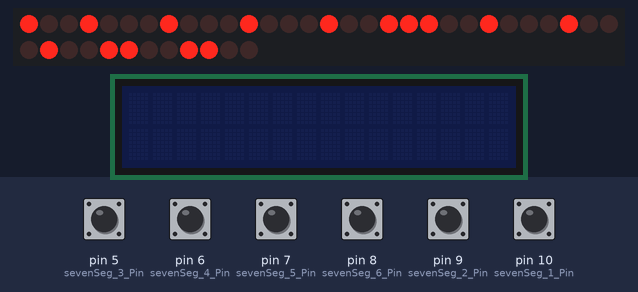
A sketch run on a simulated Arduino Uno, built with avr-gcc and run on an emulated ATmega328P. On the bench: 42 shift-register outputs drawn as a row of LEDs (first output left, lit = HIGH), 16×2 character LCD. Wiring (inferred from the signals the program sends): character LCD (HD44780): RS Q34; E Q1; data Q3, Q4, Q5, Q6; row of LEDs: on Q0, Q2, Q7, Q8, Q9, Q10, Q11, Q12, Q13, Q14, Q15, Q16, Q17, Q18, Q19, Q20, Q21, Q22, Q23, Q24, Q25, Q26, Q27, Q28, Q29, Q30, Q31, Q32, Q33, Q35, Q36, Q37, Q38, Q39, Q40, Q41, Q42, Q43, Q44, Q45, Q46, Q47. Wiring (inferred from the names in the program): 6 × shift register (74HC595): data pin 2; shift clock pin 3; latch pin 4. The inputs (shaded band) are chosen by the test bench; at power-on: pin 5 (sevenSeg_3_Pin), pin 6 (sevenSeg_4_Pin), pin 7 (sevenSeg_5_Pin), pin 8 (sevenSeg_6_Pin), pin 9 (sevenSeg_2_Pin), pin 10 (sevenSeg_1_Pin) HIGH. The character LCD is taken to start in 4-bit mode; what the sketch prints to the serial monitor is not drawn.

Above: at 1.2 s.
1.3 s: pin 5 (sevenSeg_3_Pin) pulled LOW for 0.15 s
At 2.1 s:
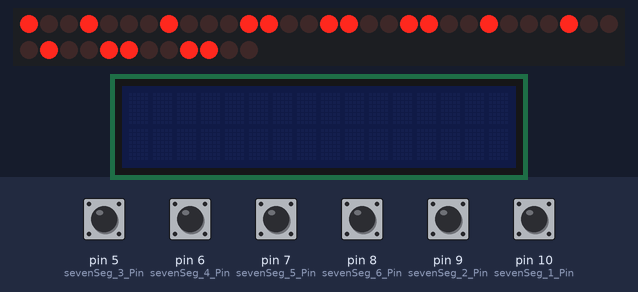
2.9 s: pin 6 (sevenSeg_4_Pin) pulled LOW for 0.15 s
At 3.3 s:
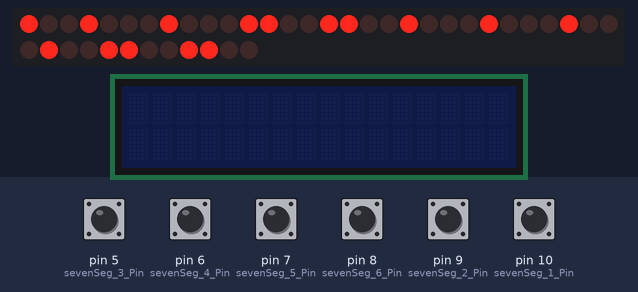
4.5 s: pin 7 (sevenSeg_5_Pin) pulled LOW for 0.15 s
At 5.7 s:
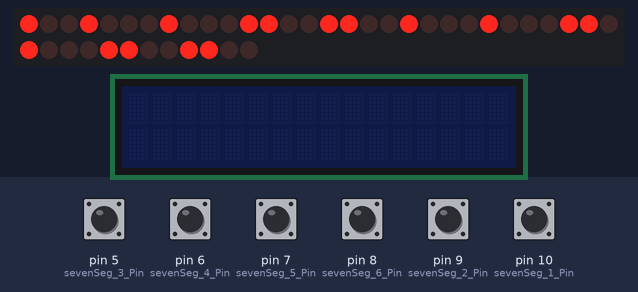
6.1 s: pin 8 (sevenSeg_6_Pin) pulled LOW for 0.15 s
At 6.9 s:
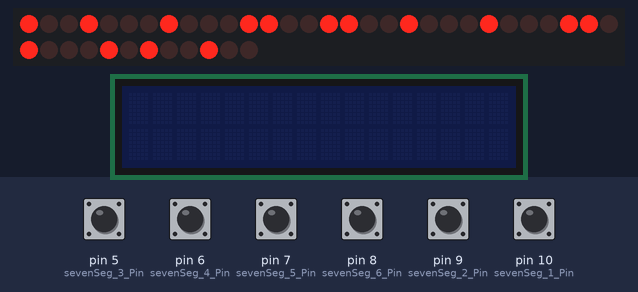
7.7 s: pin 9 (sevenSeg_2_Pin) pulled LOW for 0.15 s
At 8.1 s:
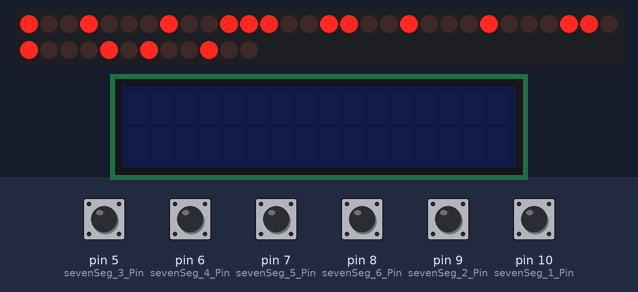
9.3 s: pin 10 (sevenSeg_1_Pin) pulled LOW for 0.15 s
At 10.6 s:
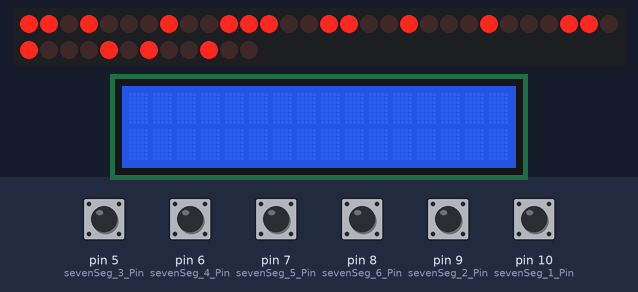
Timing chart, 0 to 11.9 s (numbered marks = the images above; inputs shaded):
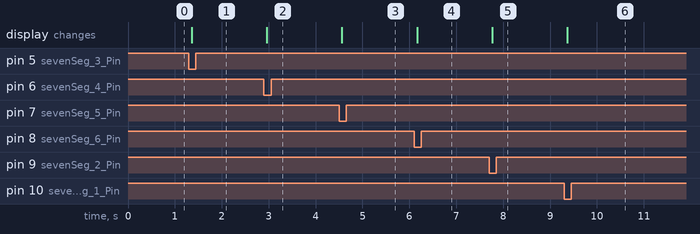

The sketch:

S4HANA_Shift.ino
```cpp
enum BoardState {
  GETTING_ANSWER, // 0
  FLASHING_ANSWER, // 1
  SHOWING_CODE // 2
};

BoardState currentState;

const int SER_Pin = 2;   //pin 14 on the 75HC595
const int SRCLK_Pin = 3; //pin 11 on the 75HC595
const int RCLK_Pin = 4;  //pin 12 on the 75HC595

const int sevenSeg_6_Pin = 8;
const int sevenSeg_5_Pin = 7;
const int sevenSeg_4_Pin = 6;
const int sevenSeg_3_Pin = 5;
const int sevenSeg_2_Pin = 9;
const int sevenSeg_1_Pin = 10;

const int lcdPins[6] = { sevenSeg_1_Pin, sevenSeg_2_Pin, sevenSeg_3_Pin, sevenSeg_4_Pin, sevenSeg_5_Pin, sevenSeg_6_Pin };

// My 7-segment LEDs go by:
// dp,a,b,c,d,e,f,g

const int letterS[8] = {1,0,1,0,0,1,0,0};
const int letterH[8] = {1,1,0,0,1,0,0,0};
const int letterA[8] = {1,0,0,0,1,0,0,0};
const int letterN[8] = {1,0,0,0,1,0,0,1};
const int smallLetterN[8] = {1,1,1,0,1,0,1,0};
const int number1[8] = {1,1,0,0,1,1,1,1};
const int number2[8] = {1,0,0,1,0,0,1,0};
const int number3[8] = {1,0,0,0,0,1,1,0};
const int number4[8] = {1,1,0,0,1,1,0,0};
const int number5[8] = {1,0,1,0,0,1,0,0};
const int number6[8] = {1,0,1,0,0,0,0,0};
const int number7[8] = {1,0,0,0,1,1,1,1};
const int number8[8] = {1,0,0,0,0,0,0,0};
const int number9[8] = {1,0,0,0,1,1,0,0};
const int number0[8] = {1,0,0,0,0,0,0,1};

const char* sevenSegCharacters= "SHAN4";
int sevenSegPosition[6] = {4,2,3,1,0,4};

//How many of the shift registers - change this
#define number_of_74hc595s 6

//do not touch
#define numOfRegisterPins number_of_74hc595s * 8

boolean registers[numOfRegisterPins];

void setup(){
  Serial.begin(9600);
  pinMode(SER_Pin, OUTPUT);
  pinMode(RCLK_Pin, OUTPUT);
  pinMode(SRCLK_Pin, OUTPUT);

  pinMode(sevenSeg_1_Pin, INPUT_PULLUP);
  pinMode(sevenSeg_2_Pin, INPUT_PULLUP);
  pinMode(sevenSeg_3_Pin, INPUT_PULLUP);
  pinMode(sevenSeg_4_Pin, INPUT_PULLUP);
  pinMode(sevenSeg_5_Pin, INPUT_PULLUP);
  pinMode(sevenSeg_6_Pin, INPUT_PULLUP);

  updateCharacters();
  currentState = GETTING_ANSWER;

}


//set all register pins to LOW
void clearRegisters(){
  for(int i = numOfRegisterPins - 1; i >=  0; i--){
     registers[i] = HIGH;
  }
}


//Set and display registers
//Only call AFTER all values are set how you would like (slow otherwise)
void writeRegisters(){

  digitalWrite(RCLK_Pin, LOW);
  for(int i = numOfRegisterPins - 1; i >=  0; i--){
    digitalWrite(SRCLK_Pin, LOW);
    int val = registers[i];
    digitalWrite(SER_Pin, val);
    digitalWrite(SRCLK_Pin, HIGH);
  }
  digitalWrite(RCLK_Pin, HIGH);

}

//set an individual pin HIGH or LOW
void setRegisterPin(int index, int value){
  registers[index] = value;
}

void incrementSegmentPosition( int index ) {
  if ( sevenSegPosition[index] >= 4 ) {
    sevenSegPosition[index] = 0;
  } else {
    sevenSegPosition[index]++;
  }
}

long currentCode = 0L;
void loop(){

  switch ( currentState ) {
    case GETTING_ANSWER:
      currentCode = 0L;
      for ( int i=0; i < 6; i++ ) {
        buttonCheck( i, lcdPins[i] );
      }
      break;
    case FLASHING_ANSWER:

      for ( int j=0; j < 4; j++ ) {
        Serial.println("Here!!!");
        clearRegisters();
        writeRegisters();
        delay(500);
        updateCharacters();
        delay(500);
      }
      currentState = SHOWING_CODE;
      break;
    case SHOWING_CODE:
      clearRegisters();
      writeRegisters();
      delay(500);
      displayCode();
      delay(500);
      break;
    default:
      Serial.println("FATAL: Unsupported state!");
      break;
  }


}

void buttonCheck( int index, int buttonPin ) {
  if ( !digitalRead( buttonPin ) ) {
    delay(50);  // Debouncing signal
    if ( !digitalRead( buttonPin ) ) {
       // Button is pressed
       Serial.println("Pressed!!!!");
       incrementSegmentPosition( index );
       updateCharacters();
       if ( sevenSegPosition[0] == 0 &&
           sevenSegPosition[1] == 4 &&
           sevenSegPosition[2] == 1 &&
           sevenSegPosition[3] == 2 &&
           sevenSegPosition[4] == 3 &&
           sevenSegPosition[5] == 2
         ) {
        Serial.println("Correct!!!");
        currentState = FLASHING_ANSWER;
      }
      // Wait for button to be released
      while ( !digitalRead( buttonPin ) ) {
        // No operation
      }
    }
  }
}

void updateCharacters() {

  clearRegisters();

  //setRegisterPin( 1, 0 );

  writeCharacter( 0, sevenSegCharacters[ sevenSegPosition[0] ] );
  writeCharacter( 1, sevenSegCharacters[ sevenSegPosition[1] ] );
  writeCharacter( 2, sevenSegCharacters[ sevenSegPosition[2] ] );
  writeCharacter( 3, sevenSegCharacters[ sevenSegPosition[3] ] );
  writeCharacter( 4, sevenSegCharacters[ sevenSegPosition[4] ] );
  writeCharacter( 5, sevenSegCharacters[ sevenSegPosition[5] ] );

  writeRegisters();  //MUST BE CALLED TO DISPLAY CHANGES

}

void writeCharacter( int registerIndex,char character) {

   switch ( character ) {
    case 'S':
      writeCharacterByArray( registerIndex, letterS );
      break;
    case 'H':
      writeCharacterByArray( registerIndex, letterH );
      break;
    case 'A':
      writeCharacterByArray( registerIndex, letterA );
      break;
    case 'N':
      writeCharacterByArray( registerIndex, letterN );
      break;
    case '4':
      writeCharacterByArray( registerIndex, number4 );
      break;
    default:
      Serial.println("Unsupported character");
   }
}

void writeCharacterByArray( int registerIndex, int characterArray[] ) {
  int offset = registerIndex * 8;
  for(int i = 0; i < 8; i++){
      setRegisterPin( offset + i, characterArray[i] );
  }
}

void displayCode() {
   clearRegisters();
   writeCharacterByArray( 0, number1 );
   writeCharacterByArray( 1, number2 );
   writeCharacterByArray( 2, number3 );
   writeRegisters();
}
```

Measured:
- after the input at 1.3 s, the display: changes after 0.06 s (image 1)
- after the input at 2.9 s, the display: changes after 0.06 s (image 2)
- after the input at 4.5 s, the display: changes after 0.06 s (image 3)
- after the input at 6.1 s, the display: changes after 0.06 s (image 4)
- after the input at 7.7 s, the display: changes after 0.06 s (image 5)
- after the input at 9.3 s, the display: changes after 0.06 s (image 6)
